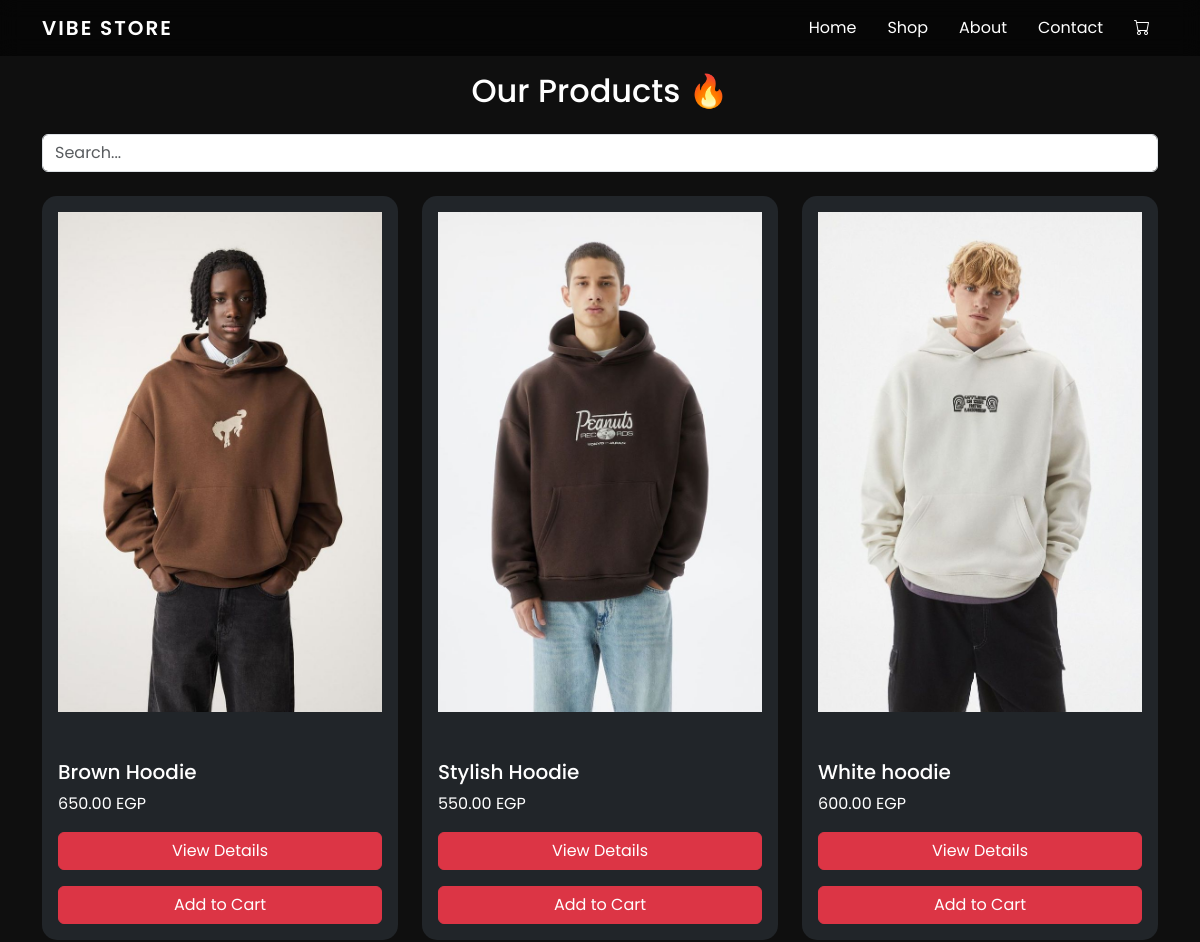
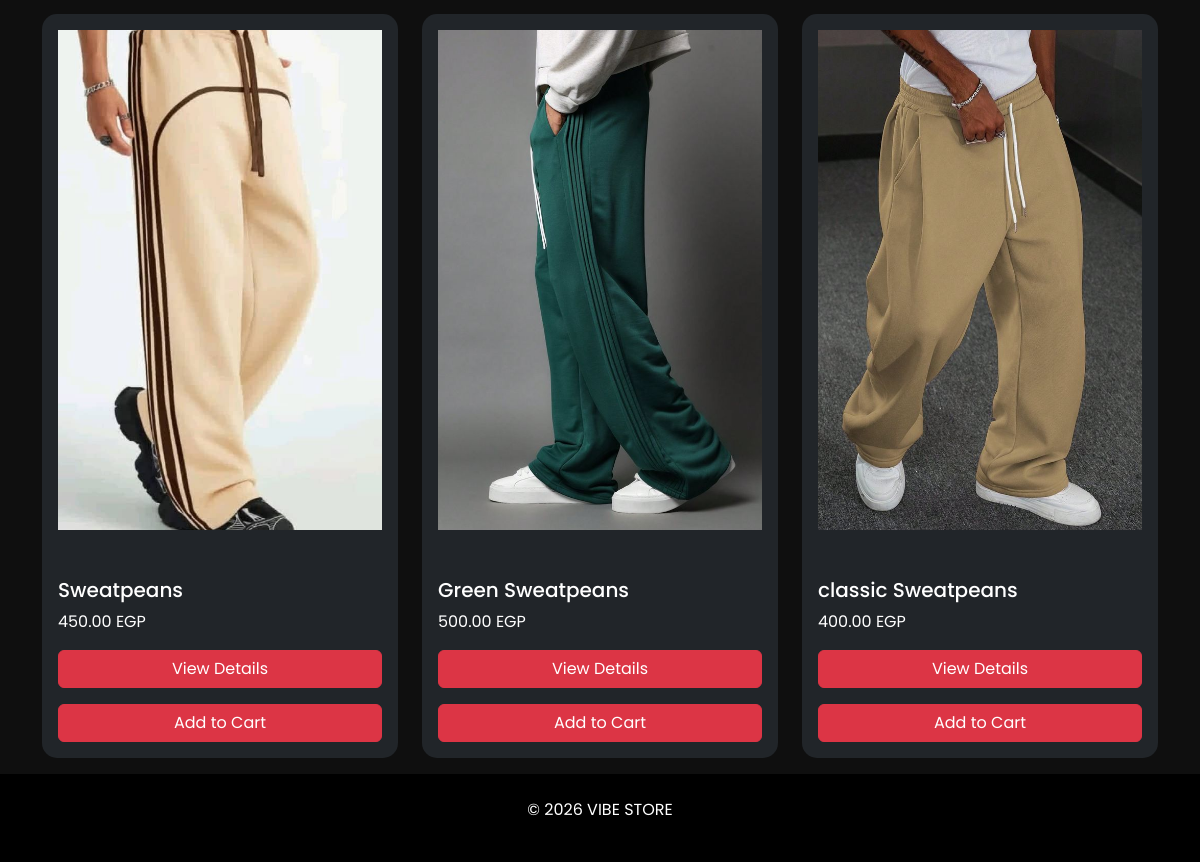
The page /shop.php on the database its author committed (2 pictures, top to bottom).
### tables this page shows
CREATE TABLE `products` (
  `id` int(11) NOT NULL,
  `name` varchar(255) DEFAULT NULL,
  `price` decimal(10,2) DEFAULT NULL,
  `image` varchar(255) DEFAULT NULL,
  `description` text DEFAULT NULL
);

### shop.php (the view, shortened to what this page needs)
<?php
include("config/db.php");
include("includes/header.php");
include("includes/navbar.php");
?>
<div class="container pt-5">
<h2 class="text-center my-4">Our Products 🔥</h2>
<input type="text" id="search" class="form-control mb-4" placeholder="Search...">
<div class="row" id="products">
<?php
$result = mysqli_query($conn, "SELECT * FROM products");
while($row = mysqli_fetch_assoc($result)) {
?>
<div class="col-md-4 mb-3 product-item">
  <div class="card p-3 bg-dark text-white">
    <img src="uploads/<?php echo $row['image']; ?>" style="height:500px;object-fit:cover;">
    <h5 class="mt-5"><?php echo $row['name']; ?></h5>
    <p><?php echo $row['price']; ?> EGP</p>
    <a href="product.php?id=<?php echo $row['id']; ?>" class="btn btn-danger">
  View Details
</a>
    <a href="actions/add_to_cart.php?id=<?php echo $row['id']; ?>"
       class="btn btn-danger mt-3">
       Add to Cart
    </a>
  </div>
</div>
<?php } ?>
</div>
</div>
<?php include("includes/footer.php"); ?>

### includes/header.php (shortened to what this page needs)
<!DOCTYPE html>
<html lang="en">
<head>
  <link href="https://cdn.jsdelivr.net/npm/bootstrap@5.3.0/dist/css/bootstrap.min.css" rel="stylesheet">
  <link href="https://cdn.jsdelivr.net/npm/bootstrap-icons/font/bootstrap-icons.css" rel="stylesheet">
</head>
<body>

### includes/navbar.php (shortened to what this page needs)
<nav class="navbar navbar-expand-lg navbar-dark fixed-top">
  <div class="container">
    <a class="navbar-brand">VIBE STORE</a>
    <div class="collapse navbar-collapse" id="nav">
      <ul class="navbar-nav ms-auto">
        <li class="nav-item"><a class="nav-link" href="index.php">Home</a></li>
        <li class="nav-item"><a class="nav-link" href="shop.php">Shop</a></li>
        <li class="nav-item"><a class="nav-link" href="about.php">About</a></li>
        <li class="nav-item"><a class="nav-link" href="contact.php">Contact</a></li>
        <li class="nav-item">
          <a class="nav-link" href="cart.php">
            <i class="bi bi-cart"></i>
          </a>
        </li>
      </ul>
    </div>
  </div>
</nav>

### includes/footer.php (shortened to what this page needs)
<footer class="text-center p-4 bg-black">
  <p>© 2026 VIBE STORE</p>
</footer>
</body>
</html>

### includes/header.php (style rules this page uses)
body { font-family: 'Poppins', sans-serif; background: #0f0f0f; color: #fff; overflow-x: hidden; }
.navbar { background: rgba(0,0,0,0.6); backdrop-filter: blur(10px); transition: 0.3s; }
.navbar-brand { font-weight: 600; letter-spacing: 2px; }
.nav-link { color: #fff !important; margin-left: 15px; position: relative; }
.nav-link::after { content: ""; width: 0%; height: 2px; background: #ff4b2b; position: absolute; bottom: 0; left: 0; transition: 0.3s; }
.card { background: #1a1a1a; border: none; overflow: hidden; transition: 0.4s; border-radius: 15px; }
.card img { transition: 0.4s; }

### rows shown on the page
products: image (picture), name "Brown Hoodie", price "650.00"
products: image (picture), name "Stylish Hoodie", price "550.00"
products: image (picture), name "White hoodie", price "600.00"
products: image (picture), name "Sweatpeans", price "450.00"
products: image (picture), name "Green Sweatpeans", price "500.00"
products: image (picture), name "classic Sweatpeans", price "400.00"
